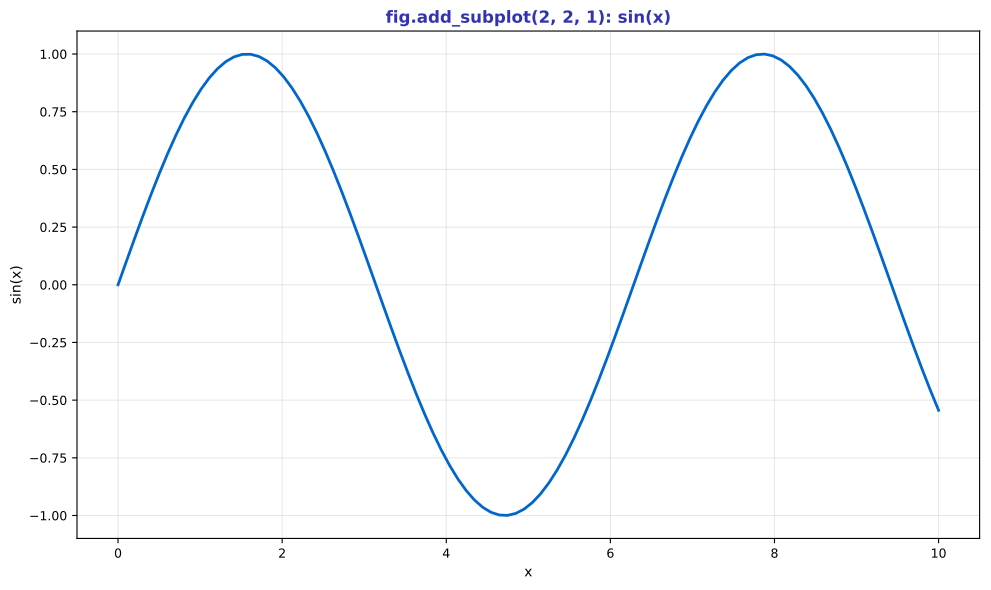

Python code for this plot:
"""add_subplot Demo - Sin function"""
import matplotlib.pyplot as plt
import numpy as np
from pathlib import Path

plt.rcParams.update({
    'font.size': 10, 'axes.labelsize': 10, 'axes.titlesize': 11,
    'xtick.labelsize': 9, 'ytick.labelsize': 9, 'legend.fontsize': 9,
    'figure.figsize': (10, 6), 'figure.dpi': 150
})

MLPURPLE = '#3333B2'
MLBLUE = '#0066CC'

fig, ax = plt.subplots(figsize=(10, 6))

x = np.linspace(0, 10, 100)
ax.plot(x, np.sin(x), color=MLBLUE, linewidth=2)
ax.set_title('fig.add_subplot(2, 2, 1): sin(x)', fontsize=12, fontweight='bold', color=MLPURPLE)
ax.set_xlabel('x', fontsize=10)
ax.set_ylabel('sin(x)', fontsize=10)
ax.grid(alpha=0.3)

plt.tight_layout()
plt.savefig(Path(__file__).parent / 'chart.pdf', dpi=300, bbox_inches='tight')
plt.close()
